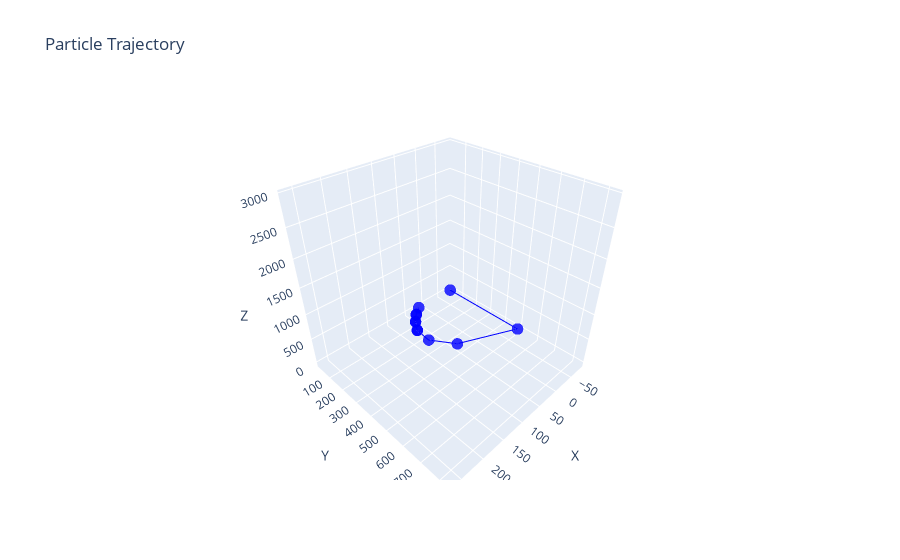

The code cell stored with this chart in its notebook:
### Code cell
i = 5
view_trajectory(bad_tracks_q[i][1])

### Figure 1 — Plotly figure (JSON) as saved in the notebook; plotly's stock layout.template omitted (floating-point values rounded to 4 significant figures)
{"data": [{"line": {"color": "blue", "width": 2}, "marker": {"color": "blue", "opacity": 0.8, "size": 4}, "mode": "lines+markers", "type": "scatter3d", "x": [19.67, 39.68, 40.6, 57.78, 57.61, 73.51, 73.88, 77.47, 43.83, -79.99, 263.2], "y": [25.42, 59.02, 60.8, 100.5, 100.0, 154.9, 156.8, 247.6, 361.9, 495.0, 825.5], "z": [3.323, 1.725, 1.646, -0.1573, -0.1377, -1.695, -1.742, -4.256, -8.604, -12.41, 2944.0]}], "layout": {"scene": {"xaxis": {"title": {"text": "X"}}, "yaxis": {"title": {"text": "Y"}}, "zaxis": {"title": {"text": "Z"}}}, "title": {"text": "Particle Trajectory"}}}
